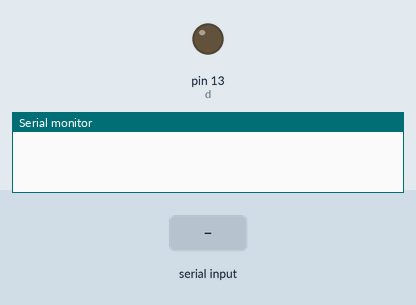
This sketch was run on a simulated Arduino Uno, built with avr-gcc and run on an emulated ATmega328P. On the bench: output pins drawn as LEDs (lit = HIGH), the last lines printed to the serial monitor. The test bench sets the inputs (shaded band).

Above: at 1.2 s.
1.3 s: "2" received over Serial
At 2.1 s:
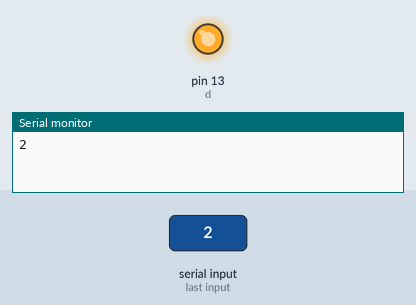
2.8 s: "1" received over Serial
At 3.2 s:
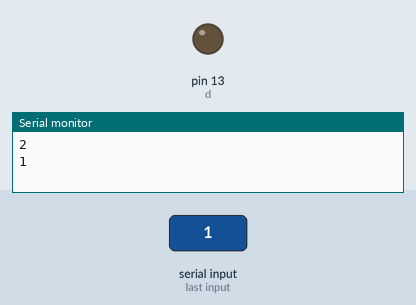
Timing chart, 0 to 5.8 s (numbered marks = the images above; inputs shaded):
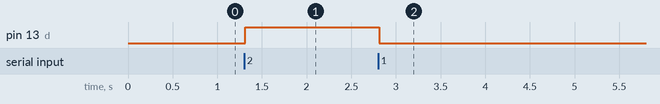

The sketch:

bluetooth.ino
```cpp
int a=7;
char c;
int d=13;


void setup() {
  pinMode(d,OUTPUT);
  Serial.begin(9600);
  while(!Serial);  // put your setup code here, to run once:

}

void loop() {
  if(Serial.available() > 0)
  {
    c=Serial.read();
    //c=c-49;
    Serial.println(c);
    delay(10);
    if (c == '2')
    {
      digitalWrite(d,HIGH);
      digitalWrite(a,LOW);
      delay(100);
    }
    else if(c == '1')
    {
      digitalWrite(d,LOW);
      digitalWrite(a,HIGH);
      delay(200);
    }
    else
    {
      digitalWrite(d,LOW);
      digitalWrite(a,LOW);
    }
  }

  // put your main code here, to run repeatedly:

}
```

Measured:
- after the input at 1.3 s, pin 13 (d): LOW → HIGH at once
- after the input at 2.8 s, pin 13 (d): HIGH → LOW at once
